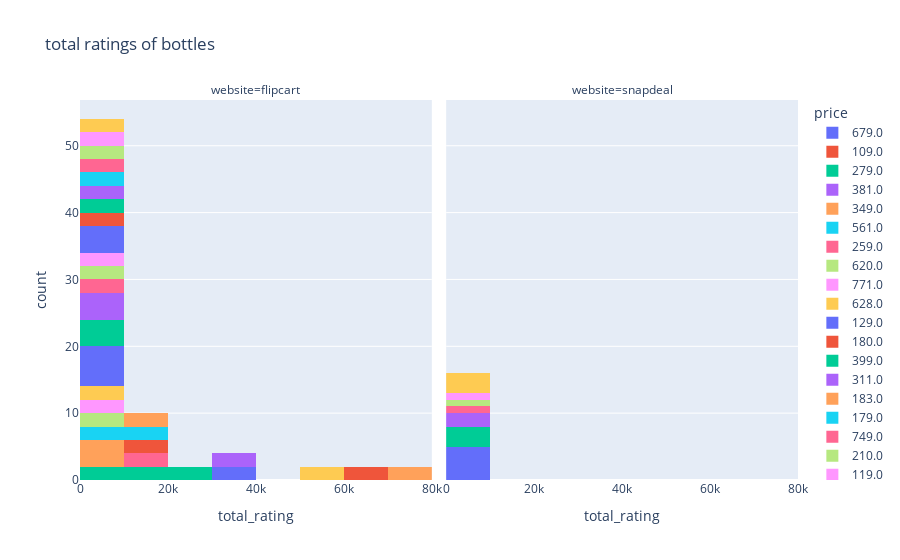

Notebook code cell kept with this figure:
### Code cell
kw = 'bottles'
bottles = dataset[dataset['keyword'] == kw]
x = 'total_rating'
title = f'total ratings of {kw}'
facet_col = 'website'
px.histogram(data_frame = bottles, x = x, title = title, facet_col = facet_col, color='price')

### Figure 1 — Plotly figure (JSON) as saved in the notebook; plotly's stock layout.template omitted (floating-point values rounded to 4 significant figures)
{"data": [{"alignmentgroup": "True", "bingroup": "x", "hoverlabel": {"namelength": 0}, "hovertemplate": "price=679.0<br>website=flipcart<br>total_rating=%{x}<br>count=%{y}", "legendgroup": "679.0", "marker": {"color": "#636efa"}, "name": "679.0", "offsetgroup": "679.0", "orientation": "v", "showlegend": true, "type": "histogram", "x": [39650, 39650], "xaxis": "x", "yaxis": "y"}, {"alignmentgroup": "True", "bingroup": "x", "hoverlabel": {"namelength": 0}, "hovertemplate": "price=109.0<br>website=flipcart<br>total_rating=%{x}<br>count=%{y}", "legendgroup": "109.0", "marker": {"color": "#EF553B"}, "name": "109.0", "offsetgroup": "109.0", "orientation": "v", "showlegend": true, "type": "histogram", "x": [66181, 66181], "xaxis": "x", "yaxis": "y"}, {"alignmentgroup": "True", "bingroup": "x", "hoverlabel": {"namelength": 0}, "hovertemplate": "price=279.0<br>website=flipcart<br>total_rating=%{x}<br>count=%{y}", "legendgroup": "279.0", "marker": {"color": "#00cc96"}, "name": "279.0", "offsetgroup": "279.0", "orientation": "v", "showlegend": true, "type": "histogram", "x": [18183, 5199, 5199, 18183], "xaxis": "x", "yaxis": "y"}, {"alignmentgroup": "True", "bingroup": "x", "hoverlabel": {"namelength": 0}, "hovertemplate": "price=381.0<br>website=flipcart<br>total_rating=%{x}<br>count=%{y}", "legendgroup": "381.0", "marker": {"color": "#ab63fa"}, "name": "381.0", "offsetgroup": "381.0", "orientation": "v", "showlegend": true, "type": "histogram", "x": [39650, 39650], "xaxis": "x", "yaxis": "y"}, {"alignmentgroup": "True", "bingroup": "x", "hoverlabel": {"namelength": 0}, "hovertemplate": "price=349.0<br>website=flipcart<br>total_rating=%{x}<br>count=%{y}", "legendgroup": "349.0", "marker": {"color": "#FFA15A"}, "name": "349.0", "offsetgroup": "349.0", "orientation": "v", "showlegend": true, "type": "histogram", "x": [477, 1208, 477, 1208], "xaxis": "x", "yaxis": "y"}, {"alignmentgroup": "True", "bingroup": "x", "hoverlabel": {"namelength": 0}, "hovertemplate": "price=561.0<br>website=flipcart<br>total_rating=%{x}<br>count=%{y}", "legendgroup": "561.0", "marker": {"color": "#19d3f3"}, "name": "561.0", "offsetgroup": "561.0", "orientation": "v", "showlegend": true, "type": "histogram", "x": [544, 544], "xaxis": "x", "yaxis": "y"}, {"alignmentgroup": "True", "bingroup": "x", "hoverlabel": {"namelength": 0}, "hovertemplate": "price=259.0<br>website=flipcart<br>total_rating=%{x}<br>count=%{y}", "legendgroup": "259.0", "marker": {"color": "#FF6692"}, "name": "259.0", "offsetgroup": "259.0", "orientation": "v", "showlegend": true, "type": "histogram", "x": [13121, 13121], "xaxis": "x", "yaxis": "y"}, {"alignmentgroup": "True", "bingroup": "x", "hoverlabel": {"namelength": 0}, "hovertemplate": "price=620.0<br>website=flipcart<br>total_rating=%{x}<br>count=%{y}", "legendgroup": "620.0", "marker": {"color": "#B6E880"}, "name": "620.0", "offsetgroup": "620.0", "orientation": "v", "showlegend": true, "type": "histogram", "x": [769, 769], "xaxis": "x", "yaxis": "y"}, {"alignmentgroup": "True", "bingroup": "x", "hoverlabel": {"namelength": 0}, "hovertemplate": "price=771.0<br>website=flipcart<br>total_rating=%{x}<br>count=%{y}", "legendgroup": "771.0", "marker": {"color": "#FF97FF"}, "name": "771.0", "offsetgroup": "771.0", "orientation": "v", "showlegend": true, "type": "histogram", "x": [63, 63], "xaxis": "x", "yaxis": "y"}, {"alignmentgroup": "True", "bingroup": "x", "hoverlabel": {"namelength": 0}, "hovertemplate": "price=628.0<br>website=flipcart<br>total_rating=%{x}<br>count=%{y}", "legendgroup": "628.0", "marker": {"color": "#FECB52"}, "name": "628.0", "offsetgroup": "628.0", "orientation": "v", "showlegend": true, "type": "histogram", "x": [3161, 3161], "xaxis": "x", "yaxis": "y"}, {"alignmentgroup": "True", "bingroup": "x", "hoverlabel": {"namelength": 0}, "hovertemplate": "price=129.0<br>website=flipcart<br>total_rating=%{x}<br>count=%{y}", "legendgroup": "129.0", "marker": {"color": "#636efa"}, "name": "129.0", "offsetgroup": "129.0", "orientation": "v", "showlegend": true, "type": "histogram", "x": [5571, 5571, 7184, 5571, 5571, 7184], "xaxis": "x", "yaxis": "y"}, {"alignmentgroup": "True", "bingroup": "x", "hoverlabel": {"namelength": 0}, "hovertemplate": "price=180.0<br>website=flipcart<br>total_rating=%{x}<br>count=%{y}", "legendgroup": "180.0", "marker": {"color": "#EF553B"}, "name": "180.0", "offsetgroup": "180.0", "orientation": "v", "showlegend": true, "type": "histogram", "x": [11851, 11851], "xaxis": "x", "yaxis": "y"}, {"alignmentgroup": "True", "bingroup": "x", "hoverlabel": {"namelength": 0}, "hovertemplate": "price=399.0<br>website=flipcart<br>total_rating=%{x}<br>count=%{y}", "legendgroup": "399.0", "marker": {"color": "#00cc96"}, "name": "399.0", "offsetgroup": "399.0", "orientation": "v", "showlegend": true, "type": "histogram", "x": [826, 22949, 22949, 826, 240, 240], "xaxis": "x", "yaxis": "y"}, {"alignmentgroup": "True", "bingroup": "x", "hoverlabel": {"namelength": 0}, "hovertemplate": "price=311.0<br>website=flipcart<br>total_rating=%{x}<br>count=%{y}", "legendgroup": "311.0", "marker": {"color": "#ab63fa"}, "name": "311.0", "offsetgroup": "311.0", "orientation": "v", "showlegend": true, "type": "histogram", "x": [377, 453, 453, 377], "xaxis": "x", "yaxis": "y"}, {"alignmentgroup": "True", "bingroup": "x", "hoverlabel": {"namelength": 0}, "hovertemplate": "price=183.0<br>website=flipcart<br>total_rating=%{x}<br>count=%{y}", "legendgroup": "183.0", "marker": {"color": "#FFA15A"}, "name": "183.0", "offsetgroup": "183.0", "orientation": "v", "showlegend": true, "type": "histogram", "x": [70072, 70072], "xaxis": "x", "yaxis": "y"}, {"alignmentgroup": "True", "bingroup": "x", "hoverlabel": {"namelength": 0}, "hovertemplate": "price=179.0<br>website=flipcart<br>total_rating=%{x}<br>count=%{y}", "legendgroup": "179.0", "marker": {"color": "#19d3f3"}, "name": "179.0", "offsetgroup": "179.0", "orientation": "v", "showlegend": true, "type": "histogram", "x": [12696, 12696], "xaxis": "x", "yaxis": "y"}, {"alignmentgroup": "True", "bingroup": "x", "hoverlabel": {"namelength": 0}, "hovertemplate": "price=749.0<br>website=flipcart<br>total_rating=%{x}<br>count=%{y}", "legendgroup": "749.0", "marker": {"color": "#FF6692"}, "name": "749.0", "offsetgroup": "749.0", "orientation": "v", "showlegend": true, "type": "histogram", "x": [8820, 8820], "xaxis": "x", "yaxis": "y"}, {"alignmentgroup": "True", "bingroup": "x", "hoverlabel": {"namelength": 0}, "hovertemplate": "price=210.0<br>website=flipcart<br>total_rating=%{x}<br>count=%{y}", "legendgroup": "210.0", "marker": {"color": "#B6E880"}, "name": "210.0", "offsetgroup": "210.0", "orientation": "v", "showlegend": true, "type": "histogram", "x": [798, 798], "xaxis": "x", "yaxis": "y"}, {"alignmentgroup": "True", "bingroup": "x", "hoverlabel": {"namelength": 0}, "hovertemplate": "price=119.0<br>website=flipcart<br>total_rating=%{x}<br>count=%{y}", "legendgroup": "119.0", "marker": {"color": "#FF97FF"}, "name": "119.0", "offsetgroup": "119.0", "orientation": "v", "showlegend": true, "type": "histogram", "x": [257, 257], "xaxis": "x", "yaxis": "y"}, {"alignmentgroup": "True", "bingroup": "x", "hoverlabel": {"namelength": 0}, "hovertemplate": "price=199.0<br>website=flipcart<br>total_rating=%{x}<br>count=%{y}", "legendgroup": "199.0", "marker": {"color": "#FECB52"}, "name": "199.0", "offsetgroup": "199.0", "orientation": "v", "showlegend": true, "type": "histogram", "x": [53181, 53181], "xaxis": "x", "yaxis": "y"}, {"alignmentgroup": "True", "bingroup": "x", "hoverlabel": {"namelength": 0}, "hovertemplate": "price=499.0<br>website=flipcart<br>total_rating=%{x}<br>count=%{y}", "legendgroup": "499.0", "marker": {"color": "#636efa"}, "name": "499.0", "offsetgroup": "499.0", "orientation": "v", "showlegend": true, "type": "histogram", "x": [762, 572, 762, 572], "xaxis": "x", "yaxis": "y"}, {"alignmentgroup": "True", "bingroup": "x", "hoverlabel": {"namelength": 0}, "hovertemplate": "price=911.0<br>website=flipcart<br>total_rating=%{x}<br>count=%{y}", "legendgroup": "911.0", "marker": {"color": "#EF553B"}, "name": "911.0", "offsetgroup": "911.0", "orientation": "v", "showlegend": true, "type": "histogram", "x": [452, 452], "xaxis": "x", "yaxis": "y"}, {"alignmentgroup": "True", "bingroup": "x", "hoverlabel": {"namelength": 0}, "hovertemplate": "price=374.0<br>website=flipcart<br>total_rating=%{x}<br>count=%{y}", "legendgroup": "374.0", "marker": {"color": "#00cc96"}, "name": "374.0", "offsetgroup": "374.0", "orientation": "v", "showlegend": true, "type": "histogram", "x": [41, 41], "xaxis": "x", "yaxis": "y"}, {"alignmentgroup": "True", "bingroup": "x", "hoverlabel": {"namelength": 0}, "hovertemplate": "price=729.0<br>website=flipcart<br>total_rating=%{x}<br>count=%{y}", "legendgroup": "729.0", "marker": {"color": "#ab63fa"}, "name": "729.0", "offsetgroup": "729.0", "orientation": "v", "showlegend": true, "type": "histogram", "x": [506, 506], "xaxis": "x", "yaxis": "y"}, {"alignmentgroup": "True", "bingroup": "x", "hoverlabel": {"namelength": 0}, "hovertemplate": "price=229.0<br>website=flipcart<br>total_rating=%{x}<br>count=%{y}", "legendgroup": "229.0", "marker": {"color": "#FFA15A"}, "name": "229.0", "offsetgroup": "229.0", "orientation": "v", "showlegend": true, "type": "histogram", "x": [18420, 18420], "xaxis": "x", "yaxis": "y"}, {"alignmentgroup": "True", "bingroup": "x", "hoverlabel": {"namelength": 0}, "hovertemplate": "price=586.0<br>website=flipcart<br>total_rating=%{x}<br>count=%{y}", "legendgroup": "586.0", "marker": {"color": "#19d3f3"}, "name": "586.0", "offsetgroup": "586.0", "orientation": "v", "showlegend": true, "type": "histogram", "x": [491, 491], "xaxis": "x", "yaxis": "y"}, {"alignmentgroup": "True", "bingroup": "x", "hoverlabel": {"namelength": 0}, "hovertemplate": "price=439.0<br>website=flipcart<br>total_rating=%{x}<br>count=%{y}", "legendgroup": "439.0", "marker": {"color": "#FF6692"}, "name": "439.0", "offsetgroup": "439.0", "orientation": "v", "showlegend": true, "type": "histogram", "x": [4793, 4793], "xaxis": "x", "yaxis": "y"}, {"alignmentgroup": "True", "bingroup": "x", "hoverlabel": {"namelength": 0}, "hovertemplate": "price=799.0<br>website=flipcart<br>total_rating=%{x}<br>count=%{y}", "legendgroup": "799.0", "marker": {"color": "#B6E880"}, "name": "799.0", "offsetgroup": "799.0", "orientation": "v", "showlegend": true, "type": "histogram", "x": [1654, 1654], "xaxis": "x", "yaxis": "y"}, {"alignmentgroup": "True", "bingroup": "x", "hoverlabel": {"namelength": 0}, "hovertemplate": "price=595.0<br>website=flipcart<br>total_rating=%{x}<br>count=%{y}", "legendgroup": "595.0", "marker": {"color": "#FF97FF"}, "name": "595.0", "offsetgroup": "595.0", "orientation": "v", "showlegend": true, "type": "histogram", "x": [235, 235], "xaxis": "x", "yaxis": "y"}, {"alignmentgroup": "True", "bingroup": "x", "hoverlabel": {"namelength": 0}, "hovertemplate": "price=651.0<br>website=flipcart<br>total_rating=%{x}<br>count=%{y}", "legendgroup": "651.0", "marker": {"color": "#FECB52"}, "name": "651.0", "offsetgroup": "651.0", "orientation": "v", "showlegend": true, "type": "histogram", "x": [4036, 4036], "xaxis": "x", "yaxis": "y"}, {"alignmentgroup": "True", "bingroup": "x", "hoverlabel": {"namelength": 0}, "hovertemplate": "price=290.0<br>website=snapdeal<br>total_rating=%{x}<br>count=%{y}", "legendgroup": "290.0", "marker": {"color": "#636efa"}, "name": "290.0", "offsetgroup": "290.0", "orientation": "v", "showlegend": true, "type": "histogram", "x": [2, 1, 1, 1, 2], "xaxis": "x2", "yaxis": "y2"}, {"alignmentgroup": "True", "bingroup": "x", "hoverlabel": {"namelength": 0}, "hovertemplate": "price=275.0<br>website=snapdeal<br>total_rating=%{x}<br>count=%{y}", "legendgroup": "275.0", "marker": {"color": "#EF553B"}, "name": "275.0", "offsetgroup": "275.0", "orientation": "v", "showlegend": true, "type": "histogram", "x": [null, null], "xaxis": "x2", "yaxis": "y2"}, {"alignmentgroup": "True", "bingroup": "x", "hoverlabel": {"namelength": 0}, "hovertemplate": "price=269.0<br>website=snapdeal<br>total_rating=%{x}<br>count=%{y}", "legendgroup": "269.0", "marker": {"color": "#00cc96"}, "name": "269.0", "offsetgroup": "269.0", "orientation": "v", "showlegend": true, "type": "histogram", "x": [2, 2, 2], "xaxis": "x2", "yaxis": "y2"}, {"alignmentgroup": "True", "bingroup": "x", "hoverlabel": {"namelength": 0}, "hovertemplate": "price=265.0<br>website=snapdeal<br>total_rating=%{x}<br>count=%{y}", "legendgroup": "265.0", "marker": {"color": "#ab63fa"}, "name": "265.0", "offsetgroup": "265.0", "orientation": "v", "showlegend": true, "type": "histogram", "x": [null, 225, 4], "xaxis": "x2", "yaxis": "y2"}, {"alignmentgroup": "True", "bingroup": "x", "hoverlabel": {"namelength": 0}, "hovertemplate": "price=263.0<br>website=snapdeal<br>total_rating=%{x}<br>count=%{y}", "legendgroup": "263.0", "marker": {"color": "#FFA15A"}, "name": "263.0", "offsetgroup": "263.0", "orientation": "v", "showlegend": true, "type": "histogram", "x": [null, null], "xaxis": "x2", "yaxis": "y2"}, {"alignmentgroup": "True", "bingroup": "x", "hoverlabel": {"namelength": 0}, "hovertemplate": "price=289.0<br>website=snapdeal<br>total_rating=%{x}<br>count=%{y}", "legendgroup": "289.0", "marker": {"color": "#19d3f3"}, "name": "289.0", "offsetgroup": "289.0", "orientation": "v", "showlegend": true, "type": "histogram", "x": [null], "xaxis": "x2", "yaxis": "y2"}, {"alignmentgroup": "True", "bingroup": "x", "hoverlabel": {"namelength": 0}, "hovertemplate": "price=272.0<br>website=snapdeal<br>total_rating=%{x}<br>count=%{y}", "legendgroup": "272.0", "marker": {"color": "#FF6692"}, "name": "272.0", "offsetgroup": "272.0", "orientation": "v", "showlegend": true, "type": "histogram", "x": [938], "xaxis": "x2", "yaxis": "y2"}, {"alignmentgroup": "True", "bingroup": "x", "hoverlabel": {"namelength": 0}, "hovertemplate": "price=292.0<br>website=snapdeal<br>total_rating=%{x}<br>count=%{y}", "legendgroup": "292.0", "marker": {"color": "#B6E880"}, "name": "292.0", "offsetgroup": "292.0", "orientation": "v", "showlegend": true, "type": "histogram", "x": [7], "xaxis": "x2", "yaxis": "y2"}, {"alignmentgroup": "True", "bingroup": "x", "hoverlabel": {"namelength": 0}, "hovertemplate": "price=270.0<br>website=snapdeal<br>total_rating=%{x}<br>count=%{y}", "legendgroup": "270.0", "marker": {"color": "#FF97FF"}, "name": "270.0", "offsetgroup": "270.0", "orientation": "v", "showlegend": true, "type": "histogram", "x": [2], "xaxis": "x2", "yaxis": "y2"}, {"alignmentgroup": "True", "bingroup": "x", "hoverlabel": {"namelength": 0}, "hovertemplate": "price=299.0<br>website=snapdeal<br>total_rating=%{x}<br>count=%{y}", "legendgroup": "299.0", "marker": {"color": "#FECB52"}, "name": "299.0", "offsetgroup": "299.0", "orientation": "v", "showlegend": true, "type": "histogram", "x": [null, null, null, null, null, 5, null, null, null, null, null, 4, null, null, 13, null, null, null], "xaxis": "x2", "yaxis": "y2"}], "layout": {"annotations": [{"font": {}, "showarrow": false, "text": "website=flipcart", "x": 0.245, "xanchor": "center", "xref": "paper", "y": 1, "yanchor": "bottom", "yref": "paper"}, {"font": {}, "showarrow": false, "text": "website=snapdeal", "x": 0.755, "xanchor": "center", "xref": "paper", "y": 1, "yanchor": "bottom", "yref": "paper"}], "barmode": "relative", "legend": {"title": {"text": "price"}, "tracegroupgap": 0}, "title": {"text": "total ratings of bottles"}, "xaxis": {"anchor": "y", "domain": [0, 0.49], "title": {"text": "total_rating"}}, "xaxis2": {"anchor": "y2", "domain": [0.51, 1], "matches": "x", "title": {"text": "total_rating"}}, "yaxis": {"anchor": "x", "domain": [0, 1], "title": {"text": "count"}}, "yaxis2": {"anchor": "x2", "domain": [0, 1], "matches": "y", "showticklabels": false}}}
